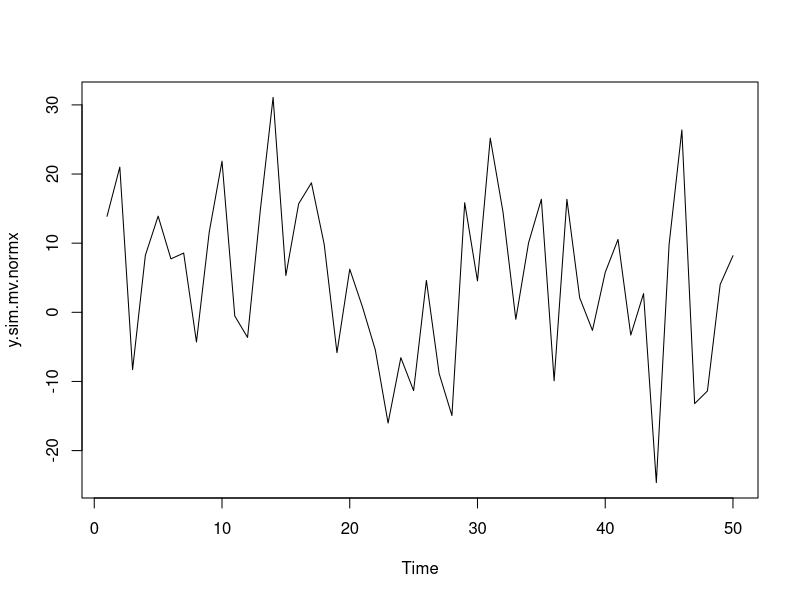
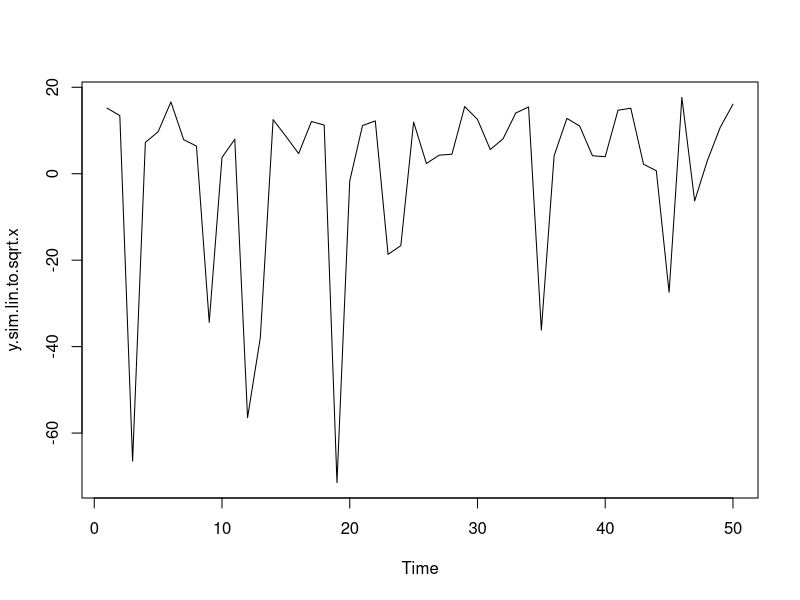
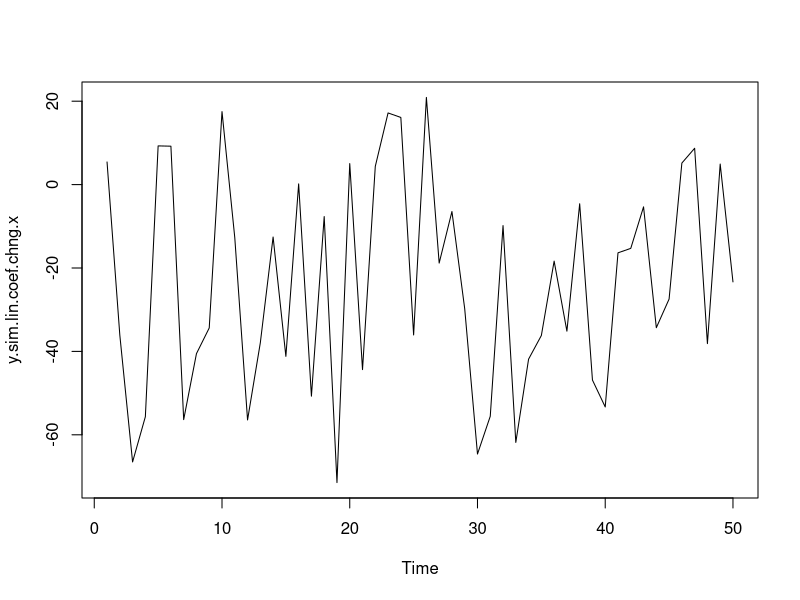
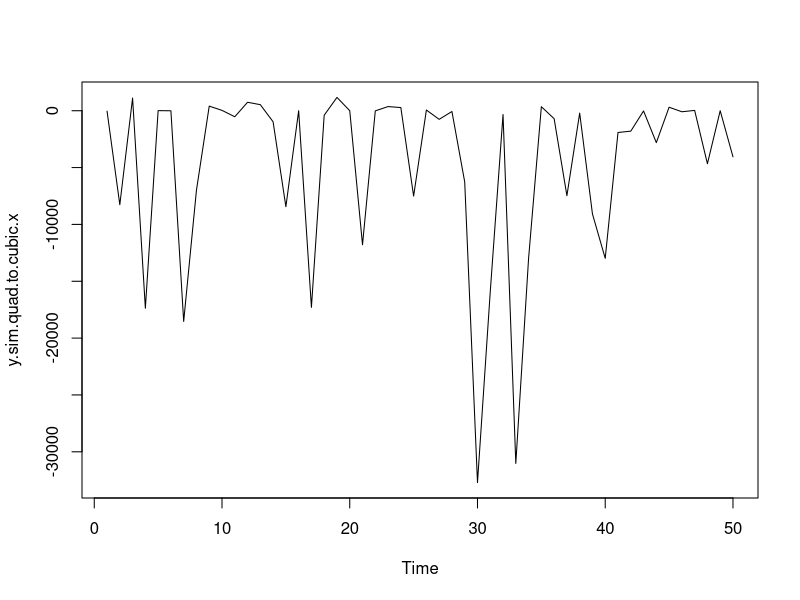
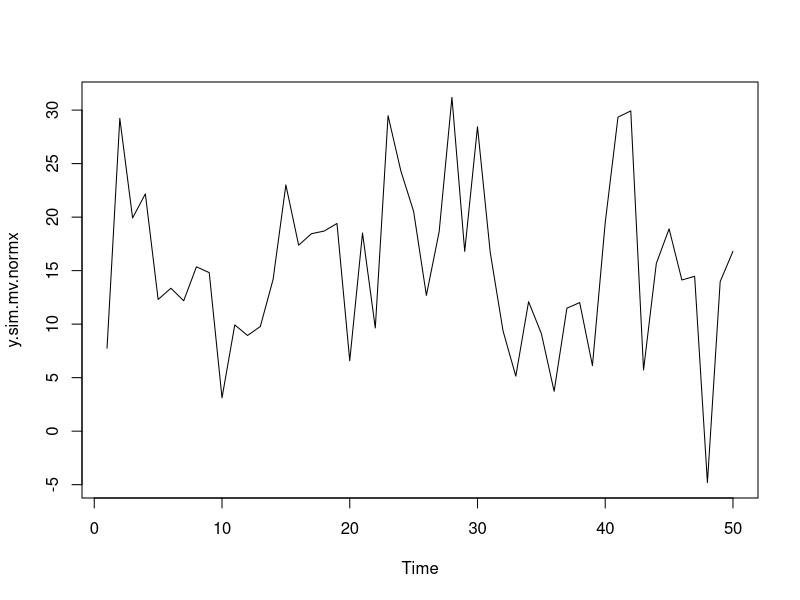
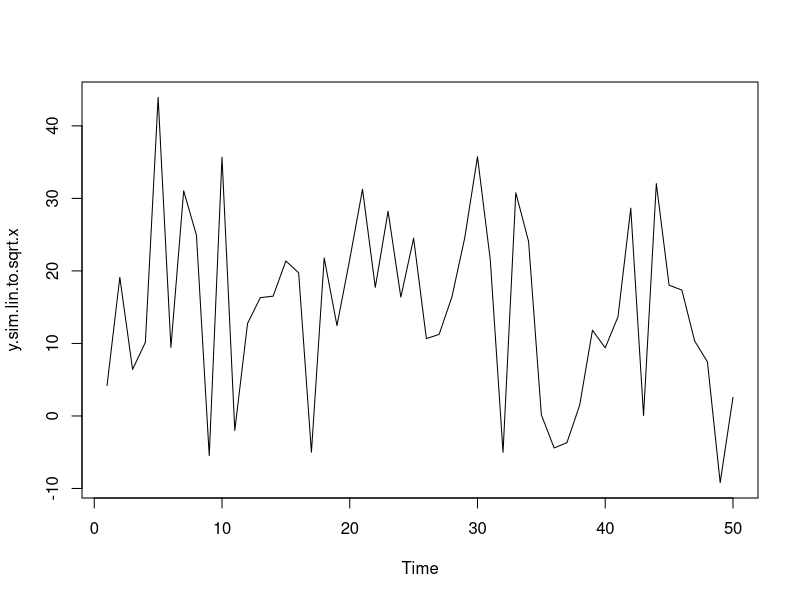
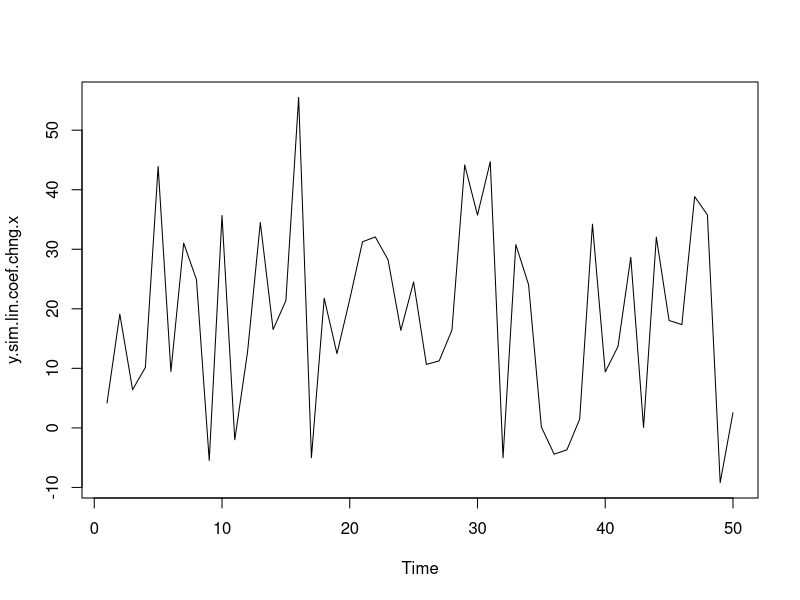
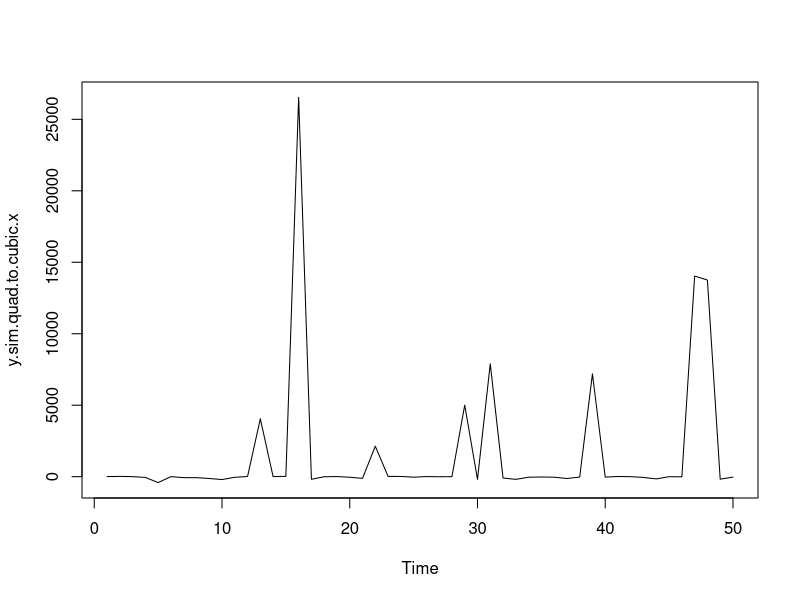

Write R code to recreate these figures, in order.
## code to prepare `simulation_master_list` dataset goes here

#Your path here
data.dir <- ''

library(stats)
library(MASS)
library(clusterGeneration)

simulation_master_list <- NULL

#Defining some functions to use in the loop
lin.to.sqrt <- function(x,break.point,coef){
  if (x < break.point) {
    out <- coef*x
  } else {
    out <- sqrt(x)
  }
  return(out)
}

quad.to.cubic <- function(x,break.point,coef){
  if (x < break.point) {
    out <- coef*(x**2)
  } else {
    out <- -coef*(x**3)
  }
  return(out)
}

lin.coef.change <- function(x,break.point,coef1,coef2){
  if (x < break.point) {
    out <- coef1*x
  } else {
    out <- coef2*x
  }
  return(out)
}


ar2.sample <- function() {
  success <- FALSE
  while (!success) {
    # Produce random ar2 coefficients
    ar1 <- stats::runif(1,min=-1,max=1)
    ar2 <- stats::runif(1,min=-1,max=1)
    ar.v <- c(ar1,ar2)
    # check that they meet constraints
    success <- ((ar1 + ar2 < 1) & (ar2 - ar1 < 1))
  }
  return(ar.v)
}

ma2.sample <- function() {
  success <- FALSE
  while (!success) {
    # Produce random ma2 coefficients
    ma1 <- stats::runif(1,min=-1,max=1)
    ma2 <- stats::runif(1,min=-1,max=1)
    ma.v <- c(ma1,ma2)
    # check that they meet constraints
    success <- ((ma1 + ma2 > -1) & (ma1 - ma2 < 1))
  }
  return(ma.v)
}

#=============================================
# Start Loop
#===========================================


seed <- c(10:19)
len <- c(50,100)

seed.len.grid <- expand.grid(seed,len)
names(seed.len.grid) <- c('seed','len')

for (i in (1:nrow(seed.len.grid))) {
  #i<-1
  seed.i <- seed.len.grid[i,1]
  len.i <- seed.len.grid[i,2]

  set.seed(seed.i)


  #===========================================
  #   ARIMA Components
  #   Randomized: p,d,q,ar.list,ma.list
  #============================================


  p <- sample(c(0:2),1)
  d <- sample(c(0:2),1)
  q <- sample(c(0:2),1)

  if (p == 0){
    ar.list <- NULL
  } else if (p==1){
    ar.list <- stats::runif(1,min=-1,max=1)
  } else {
    ar.list <-  ar2.sample()
  }

  if (q == 0){
    ma.list <- NULL
  } else if (q==1){
    ma.list <- stats::runif(1,min=-1,max=1)
  } else {
    ma.list <-  ma2.sample()
  }


  ts.sim <- stats::arima.sim(list(order = c(p,d,q), ar = ar.list,ma=ma.list), n = len.i,n.start =100)
  #arima.sim sometimes produces series of length len.i + 1
  ts.sim <- ts.sim[1:len.i]

  #=====================================================
  # Seasonal Component
  #=====================================================

  #Simulate seasonality
  t <- c(1:len.i)
  s <- sample(c(4,7,12),size=1)
  sin.term <- sin((2*pi*t)/s)
  cos.term <- cos((2*pi*t)/s)

  beta.sin <- stats::runif(1,min=-5,max=5)
  beta.cos <- stats::runif(1,min=-5,max=5)


  #==========================================
  # Simulate matrix of predictors and coefficients
  #============================================

  x.vars <-sample(c(1:10),size=1)
  mu.vec <- rep(0,times=x.vars)


  Sigma.mat <- clusterGeneration::rcorrmatrix(d=x.vars,alphad = 1) #alphad is used in determining parameters of a beta dist

  X.sim <- MASS::mvrnorm(n=len.i,mu=mu.vec,Sigma=Sigma.mat)

  b.x <- stats::runif(n=ncol(X.sim),min=-5,max=5)


  #==========================================================
  #  Piecewise Functional Relationships
  #=========================================================

  #simulate x
  mu.x <- stats::runif(n=1,min=-5,max=5)
  sd.x <- stats::runif(n=1,min=.001,max=10)
  x.chng.sim <- stats::rnorm(n=len.i,mean=mu.x,sd=sd.x)

  #simulate two coefficients for the different functional relationship functions, and break point where relationships change
  coef1.x <- stats::runif(n=1,min=-5,max=5)
  coef2.x <- stats::runif(n=1,min=-5,max=5)
  #Allows some variability but can be very confident in having observations on either side of breakpoint
  break.point.x <- stats::runif(n=1,min=mu.x-sd.x,max=mu.x+sd.x)
  #Make sure sqrt breakpoint is postive
  sqrt.break.point.x <- max(.001,break.point.x)


  lin.to.sqrt.vec <- sapply(x.chng.sim ,lin.to.sqrt,coef=coef1.x,break.point=sqrt.break.point.x)
  quad.to.cubic.vec <- sapply(x.chng.sim ,quad.to.cubic,coef=coef1.x,break.point=break.point.x)
  lin.coef.chng.vec <- sapply(x.chng.sim ,lin.coef.change,coef1=coef1.x,coef2=coef2.x,break.point=break.point.x)


  #=======================================================
  # Additional noise, and constant
  #===================================================

  error.choice <- ifelse(sample(c(1,2),size=1) == 1,'poisson','normal')
  pois.rate <-runif(1,min=.1,max=20)
  norm.sd <- runif(1,min=.1,max=20)

  if (error.choice=='poisson'){
    e.sim <- stats::rpois(len.i,pois.rate)
  } else {
    e.sim <- stats::rnorm(len.i,0,norm.sd)
  }


  constant <- stats::runif(n=1,min=-20,max=20)

  y.sim.mv.normx <-  constant +
    X.sim%*%b.x +
    beta.sin*sin.term +
    beta.cos*cos.term +
    ts.sim +
    e.sim

  y.sim.lin.to.sqrt.x <-  constant +
    lin.to.sqrt.vec +
    beta.sin*sin.term +
    beta.cos*cos.term +
    ts.sim +
    e.sim

  y.sim.lin.coef.chng.x <-  constant +
    lin.coef.chng.vec +
    beta.sin*sin.term +
    beta.cos*cos.term +
    ts.sim +
    e.sim

  y.sim.quad.to.cubic.x <-  constant +
    quad.to.cubic.vec +
    beta.sin*sin.term +
    beta.cos*cos.term +
    ts.sim +
    e.sim

  #See Series appearance
  ts.plot(y.sim.mv.normx)
  ts.plot(y.sim.lin.to.sqrt.x)
  ts.plot(y.sim.lin.coef.chng.x)
  ts.plot(y.sim.quad.to.cubic.x)


  #Append Series details to list
  row <- list(series.len = len.i, random.seed = seed
              ,arima.p=p,arima.d=d,arima.q=q
              ,ar.coefficients = ar.list,ma.coefficients = ma.list
              ,seasonal.periods=s,sin.coef=beta.sin,cos.coef=beta.cos
              ,X.cols = x.vars,X.mu= mu.vec,X.Sigma = Sigma.mat,X =X.sim,x.coef = b.x
              ,x.chng.mu=mu.x,x.chng.sd = sd.x ,x.chng.coef1 = coef1.x
              , x.chng.coef1 = coef1.x, x.chng.break.point =break.point.x ,x.chng.break.point.sqrt =sqrt.break.point.x
              ,x.chng = x.chng.sim,type.noise = error.choice,poisson.rate = pois.rate, normal.sd = norm.sd
              ,noise = e.sim , constant = constant, series.mvnormx=y.sim.mv.normx
              ,series.lin.to.sqrt.x = y.sim.lin.to.sqrt.x, series.lin.coef.chng.x = y.sim.lin.coef.chng.x
              ,series.quad.to.cubic.x = y.sim.quad.to.cubic.x)

  simulation_master_list[[i]] <- row

}



save(simulation_master_list,file=paste0(data.dir,'simulation_master_list.RData'))

#usethis::use_data(simulation_master_list, overwrite = TRUE)
